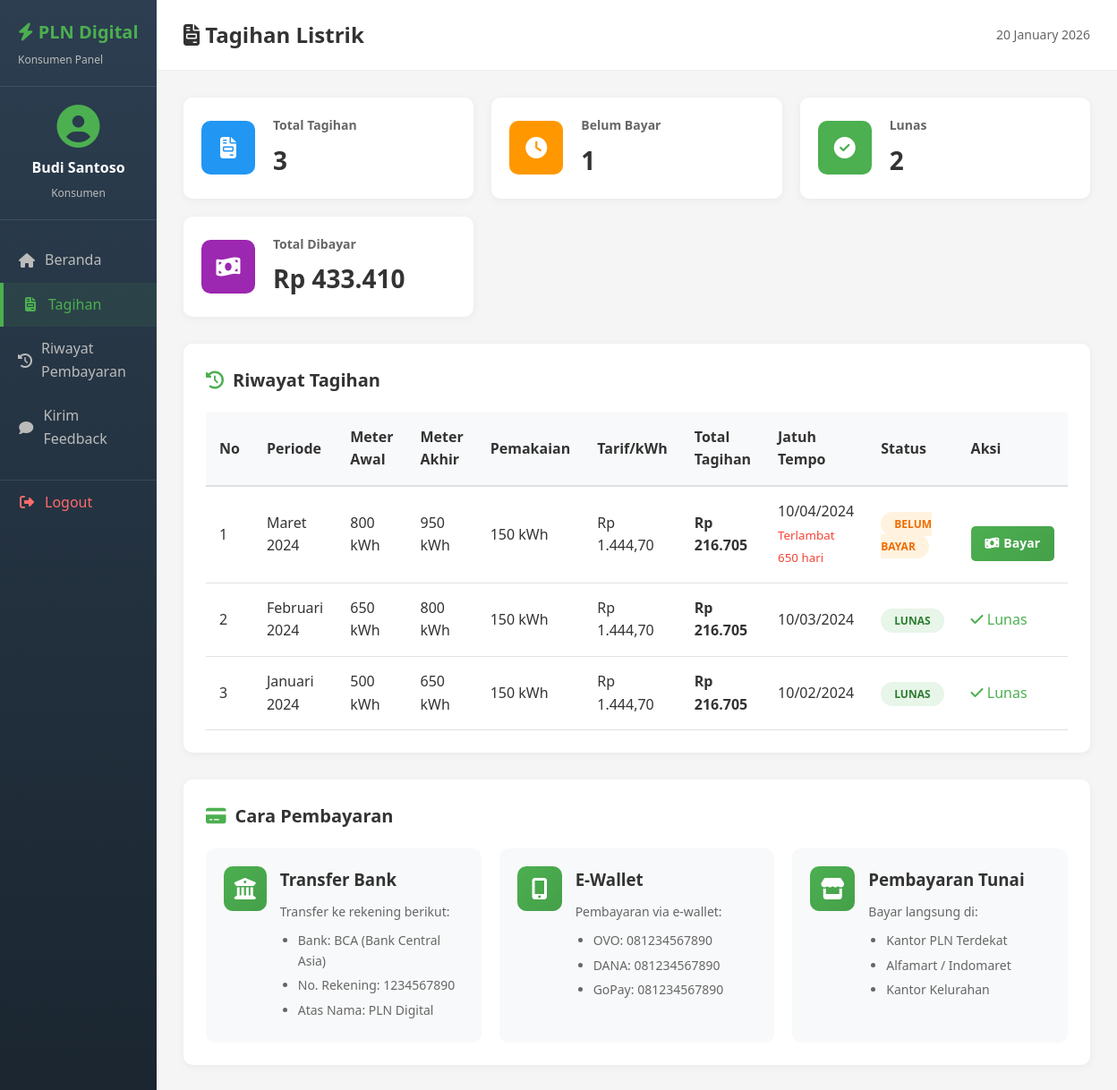
The page /konsumen/tagihan.php (signed in) on the database its author committed.
### tables this page shows
CREATE TABLE `tagihan` (
  `id` int(11) NOT NULL,
  `pemakaian_id` int(11) DEFAULT NULL,
  `total_pemakaian` int(11) NOT NULL,
  `total_bayar` decimal(15,2) NOT NULL,
  `status` enum('belum_bayar','lunas') DEFAULT 'belum_bayar',
  `tanggal_bayar` date DEFAULT NULL,
  `tanggal_jatuh_tempo` date NOT NULL
);

CREATE TABLE `pemakaian` (
  `id` int(11) NOT NULL,
  `konsumen_id` int(11) NOT NULL,
  `bulan` varchar(20) NOT NULL,
  `tahun` year(4) NOT NULL,
  `meter_awal` int(11) NOT NULL,
  `meter_akhir` int(11) NOT NULL,
  `tanggal_catat` date NOT NULL
);

CREATE TABLE `konsumen` (
  `id` int(11) NOT NULL,
  `user_id` int(11) DEFAULT NULL,
  `nomor_kwh` varchar(20) NOT NULL,
  `nama_pelanggan` varchar(100) NOT NULL,
  `alamat` text NOT NULL,
  `daya` int(11) NOT NULL,
  `tarif_per_kwh` decimal(10,2) NOT NULL
);

### konsumen/tagihan.php (the view, shortened to what this page needs)
<?php
require_once '../config/koneksi.php';
$user_id = $_SESSION['user_id'];
$query_konsumen = "SELECT k.* FROM konsumen k WHERE k.user_id = '$user_id'";
$result_konsumen = mysqli_query($koneksi, $query_konsumen);
$konsumen = mysqli_fetch_assoc($result_konsumen);
$konsumen_id = $konsumen['id'];
$query_tagihan = "SELECT t.*, p.bulan, p.tahun, p.meter_awal, p.meter_akhir
                    FROM tagihan t
                    JOIN pemakaian p ON t.pemakaian_id = p.id
                    WHERE p.konsumen_id = '$konsumen_id'
                    ORDER BY p.tahun DESC,
                    FIELD(p.bulan, 'Januari','Februari','Maret','April','Mei','Juni',
                    'Juli','Agustus','September','Oktober','November','Desember') DESC";
$result_tagihan = mysqli_query($koneksi, $query_tagihan);
?>
<!DOCTYPE html>
<html lang="id">
<head>
    <link rel="stylesheet" href="../assets/css/style.css">
    <link rel="stylesheet" href="https://cdnjs.cloudflare.com/ajax/libs/font-awesome/6.4.0/css/all.min.css">
</head>
<body>
    <div class="dashboard-container">
        <?php include 'sidebar_konsumen.php'; ?>
        <div class="main-content">
            <header class="header">
                <h1><i class="fas fa-file-invoice"></i> Tagihan Listrik</h1>
                <div class="header-actions">
                    <span class="date"><?php echo date('d F Y'); ?></span>
                </div>
            </header>
            <div class="content">
                <div class="stats-grid">
                    <div class="stat-card">
                        <div class="stat-icon" style="background-color: #2196F3;">
                            <i class="fas fa-file-invoice"></i>
                        </div>
                        <div class="stat-info">
                            <h3>Total Tagihan</h3>
                            <?php
                            $query_total = "SELECT COUNT(*) as total FROM tagihan t
                                            JOIN pemakaian p ON t.pemakaian_id = p.id
                                            WHERE p.konsumen_id = '$konsumen_id'";
                            $result_total = mysqli_query($koneksi, $query_total);
                            $data_total = mysqli_fetch_assoc($result_total);
                            ?>
                            <p class="stat-number"><?php echo number_format($data_total['total']); ?></p>
                        </div>
                    </div>
                    <div class="stat-card">
                        <div class="stat-icon" style="background-color: #FF9800;">
                            <i class="fas fa-clock"></i>
                        </div>
                        <div class="stat-info">
                            <h3>Belum Bayar</h3>
                            <?php
                            $query_belum = "SELECT COUNT(*) as total FROM tagihan t
                                            JOIN pemakaian p ON t.pemakaian_id = p.id
                                            WHERE p.konsumen_id = '$konsumen_id'
                                            AND t.status = 'belum_bayar'";
                            $result_belum = mysqli_query($koneksi, $query_belum);
                            $data_belum = mysqli_fetch_assoc($result_belum);
                            ?>
                            <p class="stat-number"><?php echo number_format($data_belum['total']); ?></p>
                        </div>
                    </div>
                    <div class="stat-card">
                        <div class="stat-icon" style="background-color: #4CAF50;">
                            <i class="fas fa-check-circle"></i>
                        </div>
                        <div class="stat-info">
                            <h3>Lunas</h3>
                            <?php
                            $query_lunas = "SELECT COUNT(*) as total FROM tagihan t
                                            JOIN pemakaian p ON t.pemakaian_id = p.id
                                            WHERE p.konsumen_id = '$konsumen_id'
                                            AND t.status = 'lunas'";
                            $result_lunas = mysqli_query($koneksi, $query_lunas);
                            $data_lunas = mysqli_fetch_assoc($result_lunas);
                            ?>
                            <p class="stat-number"><?php echo number_format($data_lunas['total']); ?></p>
                        </div>
                    </div>
                    <div class="stat-card">
                        <div class="stat-icon" style="background-color: #9C27B0;">
                            <i class="fas fa-money-bill-wave"></i>
                        </div>
                        <div class="stat-info">
                            <h3>Total Dibayar</h3>
                            <?php
                            $query_bayar = "SELECT SUM(t.total_bayar) as total FROM tagihan t
                                            JOIN pemakaian p ON t.pemakaian_id = p.id
                                            WHERE p.konsumen_id = '$konsumen_id'
                                            AND t.status = 'lunas'";
                            $result_bayar = mysqli_query($koneksi, $query_bayar);
                            $data_bayar = mysqli_fetch_assoc($result_bayar);
                            ?>
                            <p class="stat-number">Rp <?php echo number_format($data_bayar['total'] ?? 0, 0, ',', '.'); ?></p>
                        </div>
                    </div>
                </div>
                <div class="card">
                    <h2><i class="fas fa-history"></i> Riwayat Tagihan</h2>
                    <div class="table-responsive">
                        <table>
                            <thead>
                                <tr>
                                    <th>No</th>
                                    <th>Periode</th>
                                    <th>Meter Awal</th>
                                    <th>Meter Akhir</th>
                                    <th>Pemakaian</th>
                                    <th>Tarif/kWh</th>
                                    <th>Total Tagihan</th>
                                    <th>Jatuh Tempo</th>
                                    <th>Status</th>
                                    <th>Aksi</th>
                                </tr>
                            </thead>
                            <tbody>
                                <?php if (mysqli_num_rows($result_tagihan) > 0): ?>
                                    <?php
                                    $no = 1;
                                    mysqli_data_seek($result_tagihan, 0);
                                    while ($row = mysqli_fetch_assoc($result_tagihan)):
                                        $tarif_per_kwh = $konsumen['tarif_per_kwh'];
                                    ?>
                                    <tr>
                                        <td><?php echo $no++; ?></td>
                                        <td><?php echo htmlspecialchars($row['bulan'] . ' ' . $row['tahun']); ?></td>
                                        <td><?php echo number_format($row['meter_awal']); ?> kWh</td>
                                        <td><?php echo number_format($row['meter_akhir']); ?> kWh</td>
                                        <td><?php echo number_format($row['total_pemakaian']); ?> kWh</td>
                                        <td>Rp <?php echo number_format($tarif_per_kwh, 2, ',', '.'); ?></td>
                                        <td>
                                            <strong>Rp <?php echo number_format($row['total_bayar'], 0, ',', '.'); ?></strong>
                                        </td>
                                        <td>
                                            <?php echo date('d/m/Y', strtotime($row['tanggal_jatuh_tempo'])); ?><br>
                                            <small class="<?php echo (strtotime($row['tanggal_jatuh_tempo']) < time() && $row['status'] == 'belum_bayar') ? 'text-danger' : ''; ?>">
                                                <?php
                                                if ($row['status'] == 'belum_bayar') {
                                                    $diff = strtotime($row['tanggal_jatuh_tempo']) - time();
                                                    $days = ceil($diff / (60 * 60 * 24));
                                                    echo $days > 0 ? "$days hari lagi" : "Terlambat " . abs($days) . " hari";
                                                }
                                                ?>
                                            </small>
                                        </td>
                                        <td>
                                            <span class="status-badge <?php echo $row['status']; ?>">
                                                <?php echo $row['status'] == 'lunas' ? 'Lunas' : 'Belum Bayar'; ?>
                                            </span>
                                        </td>
                                        <td>
                                            <?php if ($row['status'] == 'belum_bayar'): ?>
                                                <a href="?bayar=<?php echo $row['id']; ?>"
                                                    class="btn-action btn-pay"
                                                    onclick="return confirm('Konfirmasi pembayaran tagihan Rp <?php echo number_format($row['total_bayar'], 0, ',', '.'); ?>?')">
                                                    <i class="fas fa-money-bill-wave"></i> Bayar
                                                </a>
                                            <?php else: ?>
                                                <span class="text-success">
                                                    <i class="fas fa-check"></i> Lunas
                                                </span>
                                            <?php endif; ?>
                                        </td>
                                    </tr>
                                    <?php endwhile; ?>
                                <?php else: ?>
                                    <tr>
                                        <td colspan="10" class="no-data">Belum ada data tagihan</td>
                                    </tr>
                                <?php endif; ?>
                            </tbody>
                        </table>
                    </div>
                </div>
                <div class="card">
                    <h2><i class="fas fa-credit-card"></i> Cara Pembayaran</h2>
                    <div class="payment-methods">
                        <div class="payment-method">
                            <div class="payment-icon">
                                <i class="fas fa-bank"></i>
                            </div>
                            <div class="payment-info">
                                <h3>Transfer Bank</h3>
                                <p>Transfer ke rekening berikut:</p>
                                <ul>
                                    <li>Bank: BCA (Bank Central Asia)</li>
                                    <li>No. Rekening: 1234567890</li>
                                    <li>Atas Nama: PLN Digital</li>
                                </ul>
                            </div>
                        </div>
                        <div class="payment-method">
                            <div class="payment-icon">
                                <i class="fas fa-mobile-alt"></i>
                            </div>
                            <div class="payment-info">
                                <h3>E-Wallet</h3>
                                <p>Pembayaran via e-wallet:</p>
                                <ul>
                                    <li>OVO: 081234567890</li>
                                    <li>DANA: 081234567890</li>
                                    <li>GoPay: 081234567890</li>
                                </ul>
                            </div>
                        </div>
                        <div class="payment-method">
                            <div class="payment-icon">
                                <i class="fas fa-store"></i>
                            </div>
                            <div class="payment-info">
                                <h3>Pembayaran Tunai</h3>
                                <p>Bayar langsung di:</p>
                                <ul>
                                    <li>Kantor PLN Terdekat</li>
                                    <li>Alfamart / Indomaret</li>
                                    <li>Kantor Kelurahan</li>
                                </ul>
                            </div>
                        </div>
                    </div>
                </div>
            </div>
        </div>
    </div>
</body>
</html>

### rows shown on the page
tagihan: pemakaian.tahun "Maret 2024", pemakaian.meter_awal "800", pemakaian.meter_akhir "950", total_pemakaian "150", total_bayar "216.705", tanggal_jatuh_tempo "10/04/2024", status "BELUM BAYAR"
konsumen: tarif_per_kwh "1.444,70"
tagihan: pemakaian.tahun "Februari 2024", pemakaian.meter_awal "650", pemakaian.meter_akhir "800", total_pemakaian "150", total_bayar "216.705", tanggal_jatuh_tempo "10/03/2024", status "LUNAS"
tagihan: pemakaian.tahun "Januari 2024", pemakaian.meter_awal "500", pemakaian.meter_akhir "650", total_pemakaian "150", total_bayar "216.705", tanggal_jatuh_tempo "10/02/2024", status "LUNAS"

### other values the page prints
$_SESSION['nama_lengkap'] "Budi Santoso"
$data_total['total'] "3"
$data_belum['total'] "1"
$data_lunas['total'] "2"
$data_bayar['total'] "433.410"
